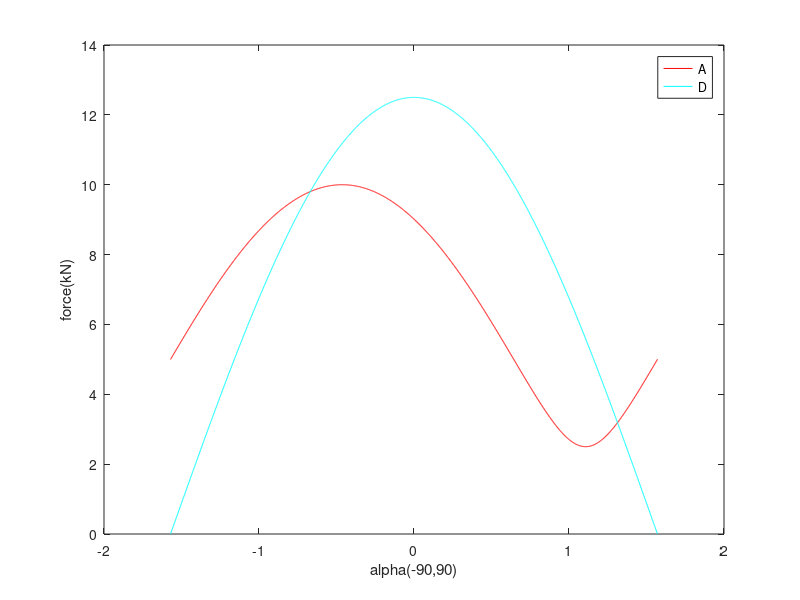

The MATLAB source for this figure:
%C=[3*sin(a) 3*cos(a)]';
%dy-4*dx/3=0
%-ax*0.4-ay*0.4=3*cos(a)*1-3*sin(a)*0.4
%-ax-dx=-3*sin(a)
%-ay-dy=-3*cos(a)

a=-pi/2:0.1*pi/180:pi/2;
A=a;
D=a;
j=1;
for i=a
    M=[0 0 -4/3 1; -0.4 -0.4 0 0; -1 0 -1 0; 0 -1 0 -1];
    b=[0 5*cos(i)*1-5*sin(i)*0.4 -5*sin(i) -5*cos(i)]';
    X=linsolve(M,b);
    ax=X(1);
    ay=X(2);
    dx=X(3);
    dy=X(4);
    A(j)=norm([ax ay]');
    D(j)=norm([dx dy]');
    j=j+1;
end
plot(a,A,'r',a,D,'c')
xlabel alpha(-90,90)
ylabel force(kN)
legend A D
disp 'max of A is' 
Am=max(A);
disp(Am)
Dm=max(D);
disp 'max of D is' 
disp(Dm)
